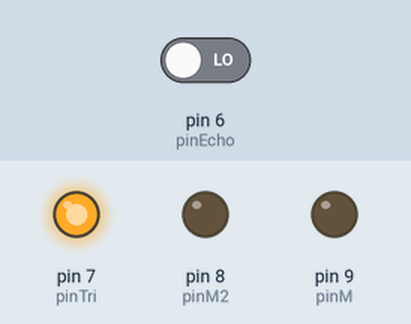
Recording of a sketch running on a simulated Arduino Uno, built with avr-gcc and run on an emulated ATmega328P. On the bench: output pins drawn as LEDs (lit = HIGH). The inputs (shaded band) are chosen by the test bench; at power-on: pin 6 (pinEcho) LOW. What the sketch prints to the serial monitor is not drawn.

Above: at 0.05 s.
Timing chart, 0 to 3.0 s (numbered marks = the images above):
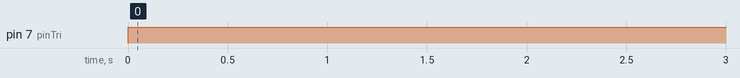

The sketch:

sketch_oct28c.ino
```cpp
// prender motor con sencor supersonico
int pinTri = 7 ;
int pinEcho = 6 ;
int pinM = 9 ;
int pinM2 = 8 ;
int recibe ;
void setup() {
  // put your setup code here, to run once:
  pinMode(pinM,OUTPUT);
  pinMode(pinM2,OUTPUT);
  pinMode(pinTri,OUTPUT);
  pinMode(pinEcho,INPUT);
  Serial.begin(9600);

}

void loop() {
  // put your main code here, to run repeatedly:

  digitalWrite(pinTri,OUTPUT);
  delayMicroseconds(10);
  recibe = pulseIn(pinEcho,HIGH);
  delay(25);
  digitalWrite(pinTri,LOW);
  Serial.println(recibe);
  if(recibe >= 1300 ){
    digitalWrite(pinM,HIGH);
    digitalWrite(pinM2,LOW);
  }
  else {
    digitalWrite(pinM,LOW);
    digitalWrite(pinM2,LOW);
  }


}
```

Measured:
- by itself, pin 7 (pinTri): LOW → HIGH at 0.00 s
